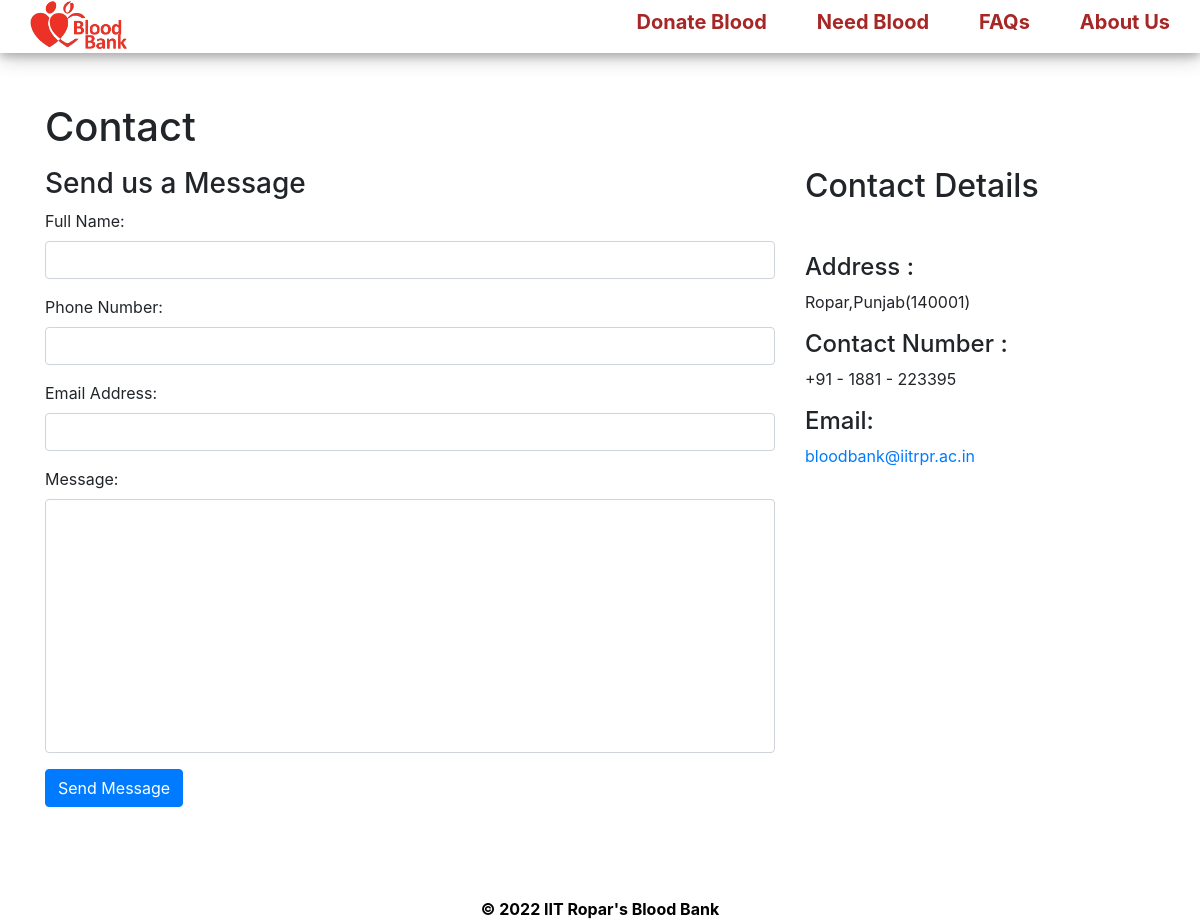
Page /contact_us.php on the committed database.
### tables this page shows
create table contact_info(
contact_id int auto_increment Not Null,
contact_address varchar(100) NOT NULL,
contact_mail varchar(50) NOT NULL,
contact_phone varchar(100) NOT NULL,
primary key(contact_id)
);

### contact_us.php (the view, shortened to what this page needs)
<html>
<head>
  <link rel="stylesheet" href="https://maxcdn.bootstrapcdn.com/bootstrap/4.5.2/css/bootstrap.min.css">
</head>
<body>
<?php $active ='contact';
include 'head.php'; ?>
<div id="page-container" style="margin-top:50px; position: relative;min-height: 84vh;">
  <div class="container">
  <div id="content-wrap" style="padding-bottom:50px;">
    <h1 class="mt-4 mb-3">Contact</h1>
    <div class="row">
      <div class="col-lg-8 mb-4">
        <h3>Send us a Message</h3>
        <form name="sentMessage"  method="post">
            <div class="control-group form-group">
                <div class="controls">
                    <label>Full Name:</label>
                    <input type="text" class="form-control" id="name" name="fullname" required>
                </div>
            </div>
            <div class="control-group form-group">
                <div class="controls">
                    <label>Phone Number:</label>
                    <input type="tel" class="form-control" id="phone" name="contactno"  required >
                </div>
            </div>
            <div class="control-group form-group">
                <div class="controls">
                    <label>Email Address:</label>
                    <input type="email" class="form-control" id="email" name="email" required>
                </div>
            </div>
            <div class="control-group form-group">
                <div class="controls">
                    <label>Message:</label>
                    <textarea rows="10" cols="100" class="form-control" id="message" name="message" required  maxlength="999" style="resize:none"></textarea>
                </div>
            </div>
            <button type="submit" name="send"  class="btn btn-primary">Send Message</button>
        </form>
    </div>
    <div class="col-lg-4 mb-4">
        <h2>Contact Details</h2>
        <?php
          include 'conn.php';
          $sql= "select * from contact_info";
          $result=mysqli_query($conn,$sql);
          if(mysqli_num_rows($result)>0)   {
              while($row = mysqli_fetch_assoc($result)) { ?>
        <br>
        <p>
            <h4>Address :</h4><?php echo $row['contact_address']; ?>
        </p>
        <p>
            <h4>Contact Number :</h4><?php echo $row['contact_phone']; ?>
        </p>
        <p>
          <h4>  Email: </h4><a href="#"><?php echo $row['contact_mail']; ?></a>
        </p>
        <?php }
      } ?>
    </div>
</div>
</div>
</div>
<?php include 'footer.php' ?>
</div>
</body>
</html>

### rows in the picture
contact_info: contact_address "Ropar,Punjab(140001)", contact_phone "+91 - 1881 - 223395", contact_mail "bloodbank@iitrpr.ac.in"
